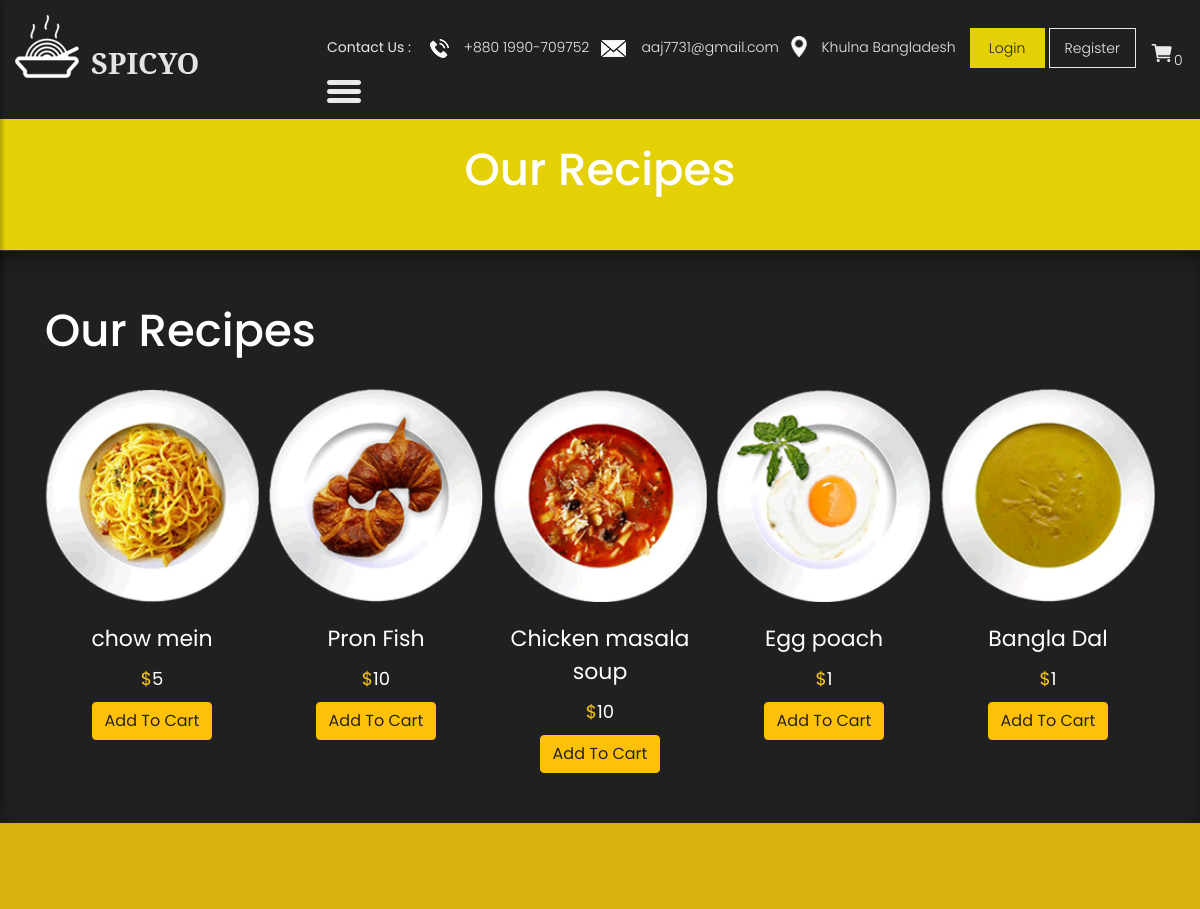
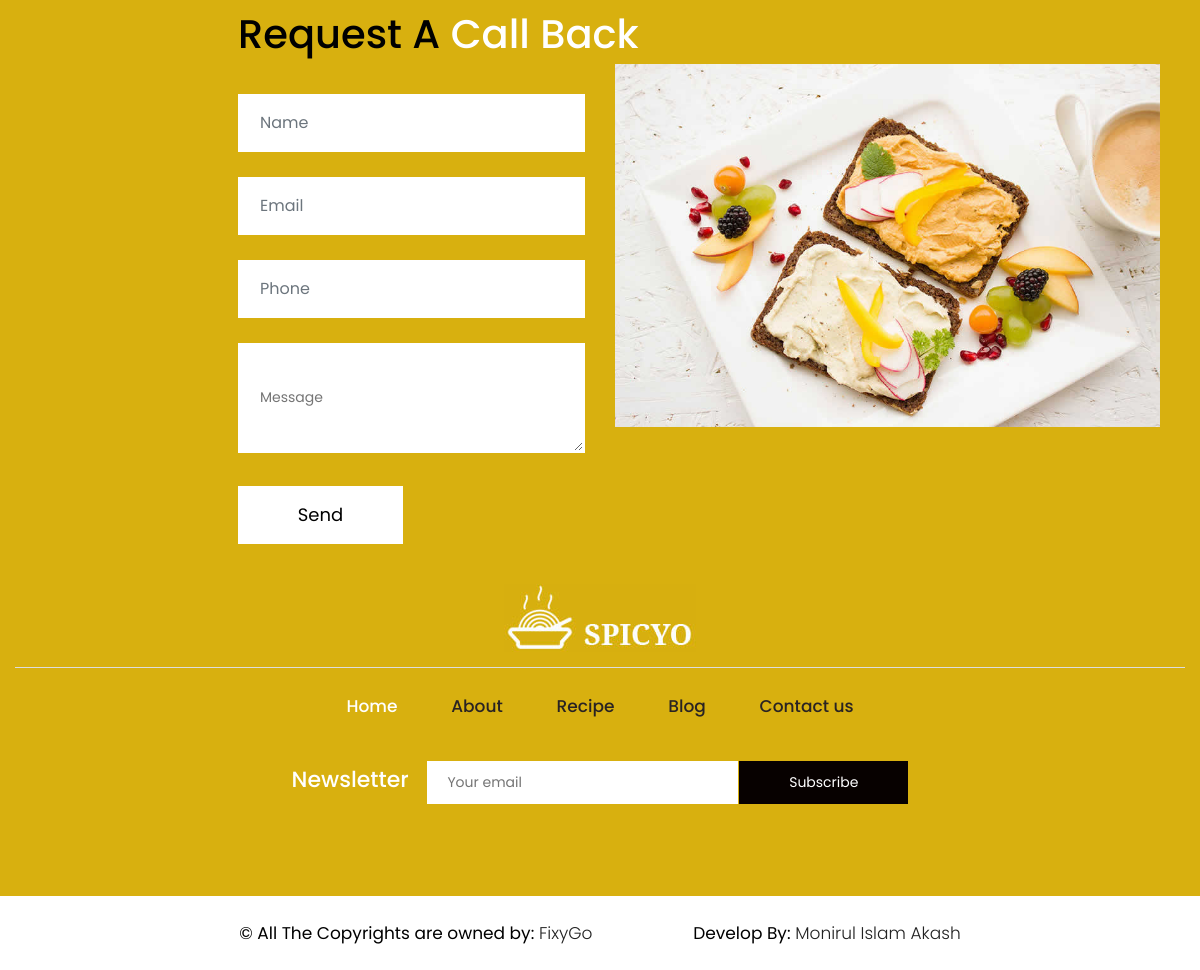
Screenshot of /recipe with the database file from the repository (2 pictures, top to bottom).
### shop/models.py (models this page shows, shortened)
class recipt(models.Model):
    name=models.CharField(max_length=50)
    img=models.ImageField(upload_to="static/rcp/")
    price=models.CharField(max_length=50)

### shop/views.py (the view)
# urls.py: path("recipe",views.recip,name="recipe"),
def recip(request):
    dish=recipt.objects.all()
    VAR={
        "rep":dish
    }
    return render(request,"recipe.html",VAR)

### shop/templates/recipe.html (shortened to what this page needs)
{% extends "base.html" %}
{% load static %}
{% block body %}
    <div class="yellow_bg">
   <div class="container">
            <div class="row">
               <div class="col-md-12">
                  <div class="title">
                     <h2>Our Recipes</h2>
                  </div>
               </div>
            </div>
          </div>
</div>
    <section class="resip_section">
        <div class="container">
            <div class="row">
         <div class="col-md-12">
       <div class="ourheading">
    <h2>Our Recipes</h2>
  </div>
</div>
<div class="container">
    <div class="row">
        <div class="col-md-12">
            <div class="owl-carousel owl-theme">
            {% for i in rep %}
                <div class="item">
                    <div class="product_blog_img">
                        <img src="{{i.img}}" alt="#" />
                    </div>
                    <div class="product_blog_cont">
                        <h3>{{i.name}}</h3>
                        <h4><span class="theme_color">$</span>{{i.price}}</h4>
                        <button data-name="{{i.name}}" data-price="{{i.price}}"data-id="{{i.id}}" id='cart' class="btn btn-warning">Add To Cart</button>
                    </div>
                </div>
            {% endfor %}
            </div>
        </div>
    </div>
</div>
</div>
</div>
</section>
{% endblock  %}

### static/css/style.css (style rules this page uses)
body { color: #666666; font-size: 14px; font-family: 'poppins', sans-serif; line-height: 1.80857; font-weight: normal; }
h1, h2, h3, h4, h5, h6 { letter-spacing: 0; font-weight: normal; position: relative; padding: 0 0 10px 0; font-weight: normal; line-height: normal; color: #111111; margin: 0 }
h2 { font-size: 22px }
h3 { font-size: 18px }
h4 { font-size: 16px }
*, *::after, *::before { -webkit-box-sizing: border-box; -moz-box-sizing: border-box; box-sizing: border-box; }
a, .btn { text-decoration: none !important; outline: none !important; -webkit-transition: all .3s ease-in-out; -moz-transition: all .3s ease-in-out; -ms-transition: all .3s ease-in-out; -o-transition: all .3s ease-in-out; transition: all .3s ease-in-out; }
img { max-width: 100%; height: auto; }
button { border: 0; margin: 0; padding: 0; cursor: pointer; }
.theme_color { color: #f8c90d !important; }
.resip_section { background: #212020; margin-top: 0; padding: 60px 0px 50px 0px; border-top: solid rgba(255,255,255,.1) 1px; box-shadow: inset 0 10px 30px -16px #000; }
.ourheading h2 { font-size: 45px; font-weight: 500; line-height: 40px; color: #fff; padding-bottom: 38px; }
.product_blog_cont { text-align: center; padding-top: 20px; }
.product_blog_cont h3 { color: #fff; font-size: 22px; font-weight: 400; text-align: center; }
.product_blog_cont h4 { color: #fff; font-size: 18px; }
.title { text-align: center; padding-bottom: 60px; }
.title h2 { font-size: 45px; font-weight: 500; line-height: 40px; color: #191918; padding: 20px 0px; }
.yellow_bg .title h2 { font-weight: bold; color: #fff; font-weight: 500; }
.yellow_bg { background-color: #e3d105; padding: 40px 0px; margin-top: 90px; }
.yellow_bg .title { padding-bottom: 0px; text-align: center; }

### rows the page displays
recipt: img (picture), name "chow mein", price "5"
recipt: img (picture), name "Pron Fish", price "10"
recipt: img (picture), name "Chicken masala soup", price "10"
recipt: img (picture), name "Egg poach", price "1"
recipt: img (picture), name "Bangla Dal", price "1"
